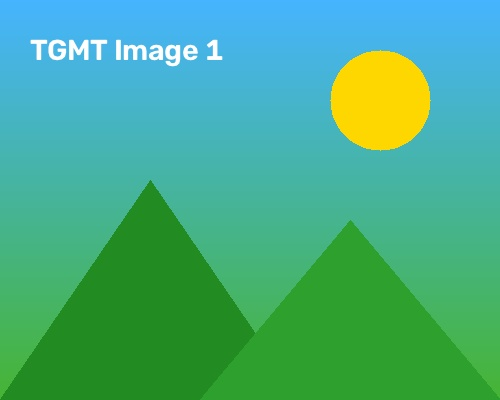
#> input picture image1.jpg, 500 x 400 px
$ python bai5.py
#> lines starting #> are read from the running program, lines starting #| are printed output that depends on the picture
import sys
if sys.stdout.encoding and sys.stdout.encoding.lower() != 'utf-8':
    sys.stdout.reconfigure(encoding='utf-8')

import cv2
import numpy as np
import os
import tkinter as tk
from tkinter import filedialog

def choose_image():
    root = tk.Tk()
    root.withdraw()
    root.attributes('-topmost', True)
    path = filedialog.askopenfilename(
        title="Bài 5: Chọn ảnh để tăng cường độ sáng",
        filetypes=[("Tệp hình ảnh", "*.jpg *.jpeg *.png *.bmp *.webp"), ("Tất cả tệp", "*.*")]
    )
#> the answer given: image1.jpg
    root.destroy()
    if not path:
        path = os.path.join(os.path.dirname(os.path.abspath(__file__)), "image1.jpg")
    return path

def prepare(img, title, w=360, h=280):
    if len(img.shape) == 2:
        bgr = cv2.cvtColor(img, cv2.COLOR_GRAY2BGR)
    else:
        bgr = img
    res = cv2.resize(bgr, (w, h))
    banner = np.zeros((36, w, 3), dtype=np.uint8)
    banner[:] = (45, 45, 45)
    cv2.putText(banner, title, (10, 24), cv2.FONT_HERSHEY_SIMPLEX, 0.55, (255, 255, 255), 1, cv2.LINE_AA)
    cv2.rectangle(res, (0, 0), (w - 1, h - 1), (80, 80, 80), 1)
    return np.vstack([banner, res])

image_path = choose_image()
img = cv2.imdecode(np.fromfile(image_path, dtype=np.uint8), cv2.IMREAD_COLOR)
#> img is the input picture: shape (400, 500, 3); mean B, G, R 131.8, 173.1, 70.1

# Tăng cường độ sáng với cv2.add()
brightness_value = 50
matrix = np.full(img.shape, brightness_value, dtype=np.uint8)
bright_img = cv2.add(img, matrix)
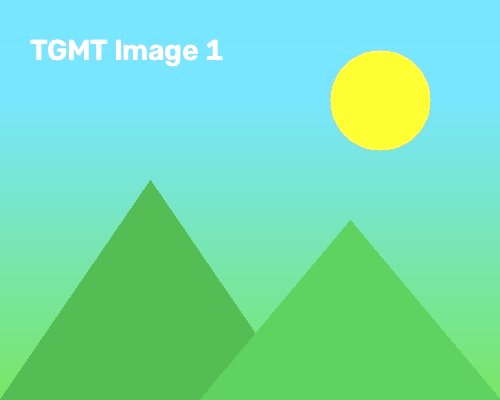
#> bright_img: shape (400, 500, 3); mean B, G, R 175.8, 222.3, 118

target_dir = os.path.dirname(image_path) if os.path.dirname(image_path) else "."
cv2.imwrite(os.path.join(target_dir, "output_bright.jpg"), bright_img)

# Hiển thị cả 2 ảnh trong CÙNG 1 CỬA SỔ
c1 = prepare(img, "1. Anh goc")
#> in prepare, `cv2.rectangle(res, (0, 0), (w - 1, h - 1), (80, 80, 80), 1)`:
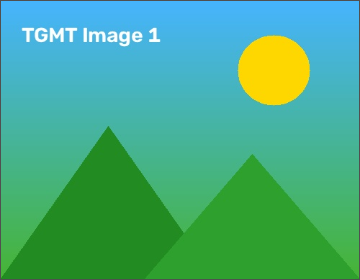
#> res: shape (280, 360, 3); mean B, G, R 130.9, 171.9, 70.3
#> in prepare, `return np.vstack([banner, res])`:
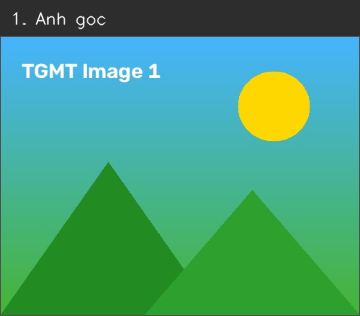
#> returned value: shape (316, 360, 3); mean of channels 0, 1, 2 121.5, 157.9, 67.8; drawn as B, G, R
c2 = prepare(bright_img, f"2. Anh tang do sang (+{brightness_value})")
#> call 2 of prepare, with title = '2. Anh tang do sang (+50)', w = 360, h = 280
#> in prepare (call 2), `cv2.rectangle(res, (0, 0), (w - 1, h - 1), (80, 80, 80), 1)`:
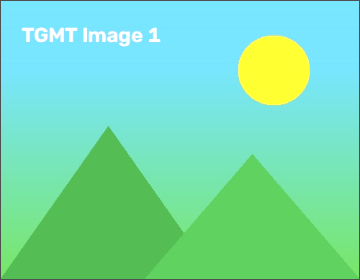
#> res: shape (280, 360, 3); mean B, G, R 174.4, 220.5, 117.6
#> in prepare (call 2), `return np.vstack([banner, res])`:
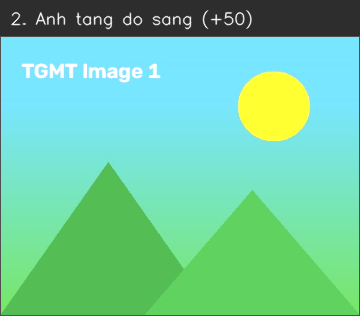
#> returned value: shape (316, 360, 3); mean of channels 0, 1, 2 160.8, 201.6, 110.4; drawn as B, G, R

canvas = np.hstack([c1, c2])
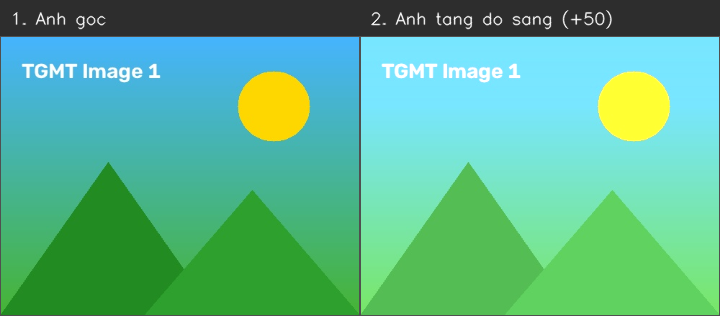
#> canvas: shape (316, 720, 3); mean B, G, R 141.2, 179.7, 89.1
cv2.imshow("Bai 5 - Tang do sang cho anh (Cung 1 cua so)", canvas)

print("Nhấn phím bất kỳ trên cửa sổ ảnh để đóng...")
cv2.waitKey(0)
cv2.destroyAllWindows()
print("Hoàn thành Bài tập 5!")
